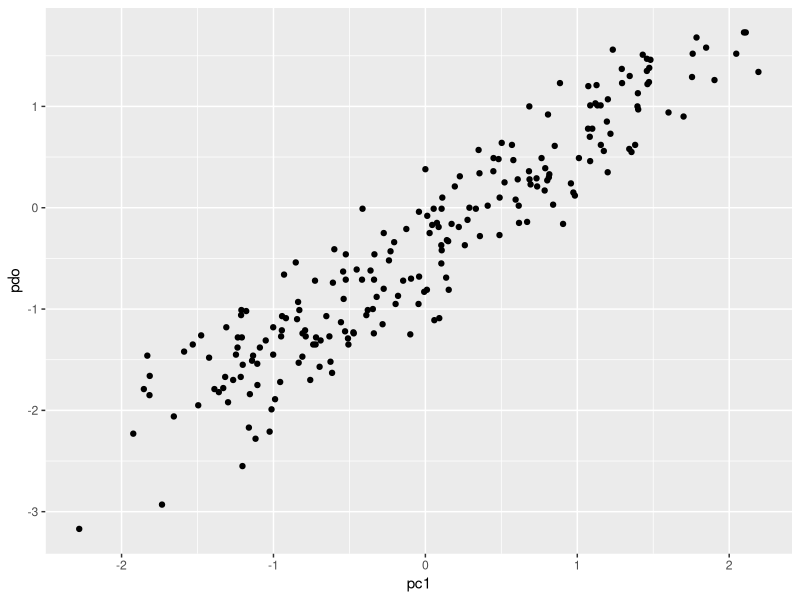

Recreate this plot in R.
# calculate correlations between PDO/NPGO and PC1/2 from our calculations

library(tidyverse)

# load data

pcs <- read.csv("./output/winter.sst.pcs.csv")

str(pcs)

pdo <- read.csv("./data/PDO.csv", skip = 1)

str(pdo)

pdo <- pdo %>%
  rename(pdo = Value) %>%
  mutate(year = floor(Date/100)) %>%
  mutate(m = Date-year*100) %>%
  select(-Date)

npgo <- read.csv("./data/NPGO.csv")

str(npgo)

npgo <- npgo %>% 
  rename(npgo = NPGO, m = MONTH, year = YEAR) 

dat <- left_join(pcs, pdo)
dat <- left_join(dat, npgo)

ggplot(dat, aes(pc1, pdo)) +
  geom_point()

